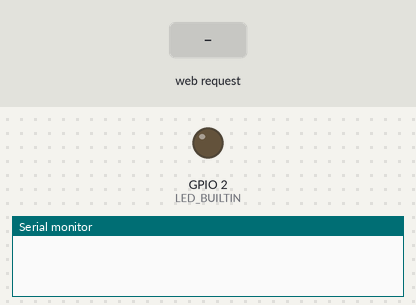
The sketch below on a simulated ESP8266 (NodeMCU). Parts: output pins drawn as LEDs (lit = HIGH, except the on-board LED, lit = LOW), the last lines printed to the serial monitor. The test bench sets the inputs (shaded band).

Above: at 1.2 s.
1.3 s: HTTP request GET /on-off received
2.8 s: HTTP request GET /on received
At 5.45 s:
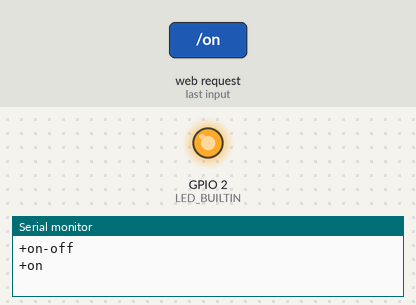
5.8 s: HTTP request GET /off received
Timing chart, 0 to 12.4 s (numbered marks = the images above; inputs shaded):
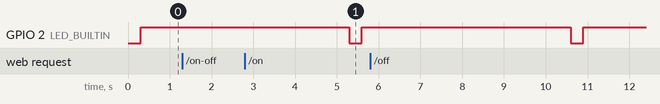

The sketch:

IoT_Socket_Server.ino
```cpp
#include <ESP8266WiFi.h>
#include <Arduino.h>
#include <ESPAsyncTCP.h>
#include <ESPAsyncWebServer.h>

const char *ssid = "Smart IoT Socket";
const char *password = "SIS-2023";
AsyncWebServer server(80);

const char index_html[] PROGMEM = R"=====(
<!DOCTYPE html>
<html lang="en">
  <head>
    <meta charset="UTF-8" />
    <meta http-equiv="X-UA-Compatible" content="IE=edge" />
    <meta name="viewport" content="width=device-width, initial-scale=1.0" />
    <title>Iot Socket</title>
    <style>
      body {
        text-align: center;
        font-family: "Courier New", Courier, monospace;
      }
      * {
        box-sizing: border-box;
      }
      a {
        text-decoration: none;
      }
      main {
        position: absolute;
        top: 0;
        right: 0;
        bottom: 0;
        left: 0;
        padding: 0 20%;
        display: flex;
        flex-direction: column;
        justify-content: center;
        align-items: center;
      }
      .timer {
        position: absolute;
        top: 1rem;
        left: 1rem;
        font-weight: 700;
        font-family: Arial, sans-serif;
        color: #000;
      }
      .limit {
        position: absolute;
        top: 1rem;
        right: 1rem;
        font-weight: 700;
        font-family: Arial, sans-serif;
        color: #000;
      }
      .container {
        width: 100%;
        display: flex;
        justify-content: center;
        margin: 0;
      }
      .params-container {
        display: flex;
        width: 100%;
        gap: 1rem;
        margin-block: 1rem;
        margin-bottom: 2rem;
        justify-content: center;
      }
      .params {
        border: 1px solid #000;
        padding: 0.5rem;
        border-radius: 6px;
        display: flex;
        flex-direction: column;
        align-items: center;
        justify-content: space-between;
        gap: 0.5rem;
      }
      .param-value {
        width: 100%;
        padding: 0.5rem;
        font-weight: 600;
        text-align: center;
      }
      .off {
        color: green;
      }
      .on {
        color: rgb(226, 50, 19);
      }
      .btn {
        width: 150px;
        margin: 7px;
        padding: 10px;
        background-color: #000;
        aspect-ratio: 1;
        border-radius: 100px;
        border: none;
        font-size: 20px;
        font-weight: 600;
        isolation: isolate;
        position: relative;
        z-index: 10;
      }
      .btn::before {
        content: "";
        background-color: #000;
        position: absolute;
        inset: 0;
        z-index: -5;
        border-radius: 100px;
      }
      .btn::after {
        content: "";
        position: absolute;
        inset: 0;
        border-radius: 100px;
        background-color: #000;
        transform: translate(-50%, -50%);
        z-index: -10;
        transform: scale(0);
        transition: all 250ms ease-in-out;
        animation: pulse 750ms linear 250ms infinite;
      }
      .energy {
        margin: 0;
        padding: 1rem 1.5rem;
        border-radius: 6px;
        color: #e2e2e2;
        background-color: #000;
      }
      #input-form {
        margin-top: 1rem;
        display: flex;
        gap: 1rem;
        flex-wrap: wrap;
        width: 100%;
        justify-content: center;
        align-items: center;
      }
      .input-group {
        display: flex;
        align-items: center;
        gap: 1rem;
      }
      #emax {
        height: 3rem;
        flex: 1;
        min-width: 10rem;
        padding-inline: 0.5rem;
        border-radius: 6px;
        border: 1px solid #000;
        background-color: #e2e2e2;
      }
      #submitBtn {
        background-color: #000;
        color: #fff;
        border: none;
        padding-inline: 2rem;
        border-radius: 6px;
        height: 3rem;
      }

      @keyframes pulse {
        0% {
          transform: scale(0.9);
          opacity: 1;
        }
        100% {
          transform: scale(1.3);
          opacity: 0;
        }
      }
      @media only screen and (max-width: 780px) {
        main {
          padding: 0;
          padding: 1rem;
        }
        .param {
          width: 100%;
        }
      }
      @media only screen and (width < 426px) {
        #submitBtn {
          flex: 1;
        }
      }
      body {
        background-color: #e2e2e2;
      }
    </style>
  </head>
  <body>
    <main>
      <a href="http://192.168.4.1/timer""><span class="timer">TIMER</span></a>
      <h1>Smart IoT Socket Dashboard</h1>
      <p class="energy">Energy Consumed: <span id="enrg">0.00</span> kwhr</p>
      <form id="input-form">
        <div class="input-group">
          <label>Set Limit:</label>
          <input type="number" step="0.01" placeholder="Energy Limit Value" id="emax" min="0.0" value="10.0"/>
        </div>
        <button type="submit" id="submitBtn">Submit</button>
      </form>
      <div class="params-container">
        <div class="params">
          Voltage (V)
          <input title="voltage" disabled id="voltage" class="param-value" value="0.00"/>
        </div>
        <div class="params">
          Current (A)
          <input title="current" disabled id="current" class="param-value" value="0.00"/>
        </div>
        <div class="params">
          Power (W)
          <input title="power" disabled id="power" class="param-value" value="0.00"/>
        </div>
      </div>
      <div class="container">
        <button onclick="activate()" id="on-off" class="btn off">
          ACTIVATE
        </button>
      </div>
    </main>
    <script lang="text/javascript">
      let v = document.getElementById('voltage');
      let i = document.getElementById('current');
      let p = document.getElementById('power');
      let e = document.getElementById('enrg');
      document.getElementById("submitBtn").addEventListener("click", function (event) {
          event.preventDefault();
          var elimit = document.getElementById("emax").value;
          var url = "http://192.168.4.1/set-limit/?elimit=" + elimit;
          var xhttp = new XMLHttpRequest();
          xhttp.onreadystatechange = function () {
            if (this.readyState == 4 && this.status == 200) {
            }
          };
          xhttp.open("GET", url, true);
          xhttp.send();
        });
      let pwr = document.getElementById('on-off');
      function activate() {
        var xhttp = new XMLHttpRequest();
        xhttp.onreadystatechange = function() {
        if (this.readyState == 4 && this.status == 200) {
        }
        };
        xhttp.open("GET", "/on-off", true);
        xhttp.send();
        }
      function flipSwitch(btn, state)  {
            if (state && btn.classList.contains('off')) {
              btn.classList.remove('off')
              btn.classList.add('on')
              btn.innerText = "DEACTIVATE"
              } else if (!state && btn.classList.contains('on')) {
                btn.classList.remove('on')
                btn.classList.add('off')
                btn.innerText = "ACTIVATE"
            }
      }
      function getPayLoad() {
          var xhttp = new XMLHttpRequest();
          xhttp.onreadystatechange = function() {
            if (this.readyState == 4 && this.status == 200) {
                let payLoad = JSON.parse(this.responseText);
                flipSwitch(pwr, payLoad.ps);
                e.innerText = payLoad.enrg;
                v.setAttribute('value', payLoad.volt);
                i.setAttribute('value', payLoad.curr);
                p.setAttribute('value', payLoad.powr);
            }
          };
          xhttp.open("GET", "/get-data", true);
          xhttp.send();
        }
        getPayLoad();
        setInterval(getPayLoad, 1500);
    </script>
  </body>
</html>
)=====";

const char timer_html[] PROGMEM = R"=====(
)=====";

String data_buffer = "", ser_buf = "", input = "";
unsigned long last_millis = 0;

class Blinker
{
    int ledPin;
    long onTime;
    long offTime;

    int ledState;
    unsigned long previousMillis;
    unsigned long currentMillis;

public:
    Blinker(int pin, long on, long off)
    {
        ledPin = pin;
        pinMode(ledPin, OUTPUT);

        onTime = on;
        offTime = off;
        ledState = LOW;
        previousMillis = 0;
    }
    void Update()
    {
        currentMillis = millis();
        if ((ledState == HIGH) && (currentMillis - previousMillis >= onTime))
        {
            ledState = LOW;
            previousMillis = currentMillis;
            digitalWrite(ledPin, ledState);
        }
        else if ((ledState == LOW) && (currentMillis - previousMillis >= offTime))
        {
            ledState = HIGH;
            previousMillis = currentMillis;
            digitalWrite(ledPin, ledState);
        }
    }
};

Blinker statusLed(LED_BUILTIN, 5000, 300);

void setup()
{
    Serial.begin(9600);
    pinMode(LED_BUILTIN, OUTPUT);
    WiFi.softAP(ssid, password);
    IPAddress IP = WiFi.softAPIP();

    data_buffer.reserve(64);
    ser_buf.reserve(32);
    input.reserve(20);

    server.on("/", HTTP_GET, [](AsyncWebServerRequest *request)
              { request->send_P(200, "text/html", index_html); });

    server.on("/timer", HTTP_GET, [](AsyncWebServerRequest *request)
              { request->send_P(200, "text/html", timer_html); });

    server.on("/on-off", HTTP_GET, [](AsyncWebServerRequest *request)
              {
    Serial.println("+on-off");
    request->send(200); });

    server.on("/on", HTTP_GET, [](AsyncWebServerRequest *request)
              {
    Serial.println("+on");
    request->send(200); });

    server.on("/off", HTTP_GET, [](AsyncWebServerRequest *request)
              {
    Serial.println("+off");
    request->send(200); });
    server.on("/set-limit", HTTP_GET, [](AsyncWebServerRequest *request)
              {
    input = "";
    input.concat("[");
    input.concat("eLim,");
    input.concat(request->getParam(0)->value());
    input.concat("]");
    Serial.println(input);
    request->send(200); });

    server.on("/get-data", HTTP_GET, [](AsyncWebServerRequest *request)
              { request->send_P(200, "text/plain", data_buffer.c_str()); });

    server.begin();
}

void loop()
{
    statusLed.Update();
    if (Serial.available())
    {
        while (Serial.available() > 0)
        {
            delay(3);
            char c = Serial.read();
            ser_buf += c;
        }
    }
    if (ser_buf.length() > 0)
    {
        ser_buf.trim();
        data_buffer = ser_buf;
        ser_buf = "";
    }
}
```
